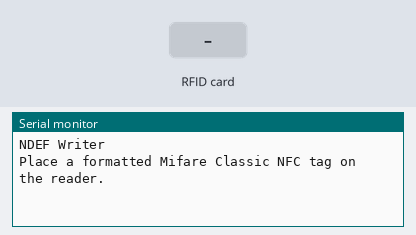
Simulated run of this sketch. Board: Arduino Uno, built with avr-gcc and run on an emulated ATmega328P. Parts: the last lines printed to the serial monitor. The inputs (shaded band) are chosen by the test bench.

Above: at 1.2 s.
1.3 s: RFID card 5E 7A 19 C4 held to the reader
At 5.5 s:
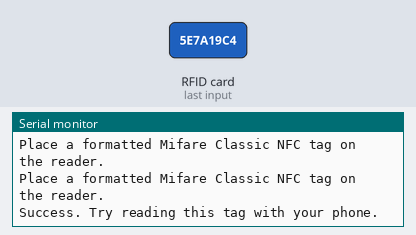
5.7 s: RFID card 5E 7A 19 C4 held to the reader
At 11.5 s:
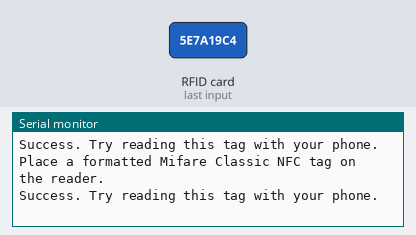

Measured:
- after the input at 1.3 s, the serial monitor: prints a new line after 3.8 s (image 1)

The sketch:

ReadTag.ino
```cpp
#if 0
#include <SPI.h>
#include <PN532_SPI.h>
#include <PN532.h>
#include <NfcAdapter.h>

PN532_SPI pn532spi(SPI, 10);
NfcAdapter nfc = NfcAdapter(pn532spi);
#else

#include <Wire.h>
#include <PN532_I2C.h>
#include <PN532.h>
#include <NfcAdapter.h>

PN532_I2C pn532_i2c(Wire);
NfcAdapter nfc = NfcAdapter(pn532_i2c);
#endif

void setup() {
      Serial.begin(9600);
      Serial.println("NDEF Writer");
      nfc.begin();
}

void loop() {
    Serial.println("\nPlace a formatted Mifare Classic NFC tag on the reader.");
    if (nfc.tagPresent()) {
        NdefMessage message = NdefMessage();
        message.addUriRecord("Admin");

        bool success = nfc.write(message);
        if (success) {
          Serial.println("Success. Try reading this tag with your phone.");
        } else {
          Serial.println("Write failed.");
        }
    }
    delay(5000);
}
```
